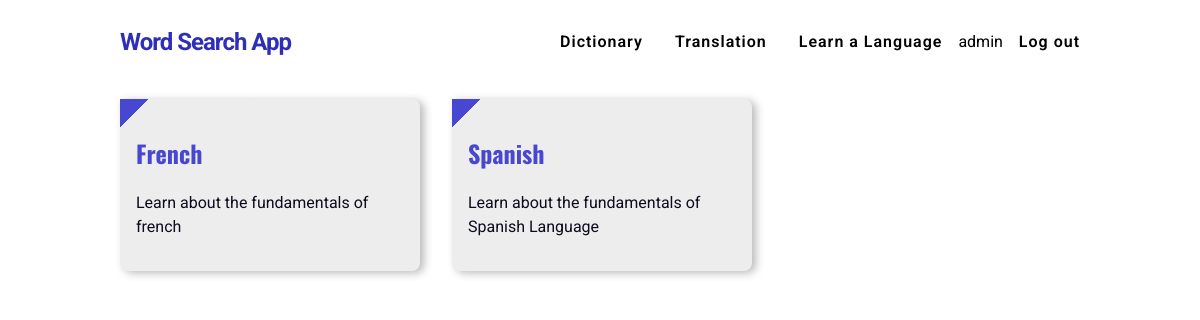
The page /curriculum/funadamental/ (signed in) on the database its author committed.
### curriculum/models.py (models this page shows, shortened)
class Subject(models.Model):
    subject_id = models.CharField(max_length=100, unique=True)
    name = models.CharField(max_length=100)
    slug = models.SlugField(null=True, blank=True)
    standard = models.ForeignKey(Standard, on_delete=models.CASCADE, related_name='subjects')
    image = models.CharField(max_length=500, blank=True)
    description = models.TextField(max_length=500,blank=True)

### curriculum/views.py (the view)
# urls.py: path('<slug:slug>/', views.SubjectListView.as_view(), name='subject_list'),
class SubjectListView(DetailView):
    context_object_name = 'standards'
    model = Standard
    template_name = 'curriculum/subject_list_view.html'

### curriculum/templates/curriculum/subject_list_view.html
{% extends 'Login/base.html' %}
{% block content %}
  <div class="subject-list">
    <div class="subject-list__container">
      {%for subject in standards.subjects.all %}
        <div class="subject-list__block">
          <a href = "{% url 'curriculum:lesson_list' slug=subject.slug standard=standards.slug %}">
            <h2>{{subject.name}}</h2>
          <p>{{subject.description|truncatechars:100}}</p>
        </a>
        </div>
      {% endfor %}
    </div>
  </div>
{% endblock%}

### Login/Templates/Login/base.html (shortened to what this page needs)
{% load static %}
<!DOCTYPE html>
<html>
  <head>
    <link rel="stylesheet" href="{% static 'Login/css/master.css' %}">
  </head>
 <body>
    <header>
      <div class="logo">
        <a href="{% url 'Login:homepage' %}">Word Search App</a>
      </div>
      <nav>
        <ul class="nav__list">
          <li class="nav__link"><a href="{% url 'Dictionary:index' %}">Dictionary</a></li>
          <li class="nav__link"><a href="{% url 'Translate:index' %}">Translation</a></li>
          <li class="nav__link"><a href="{% url 'curriculum:standard_list' %}">Learn a Language</a></li>
          {% if user.is_authenticated %}
            <li  class="mr-5 text-light"> {{user.username}}</li>
            <li class="nav__link"><a href="{% url 'Login:logout' %}">Log out</a></li>
          {% else %}
            <li class="nav__link"><a href="{% url 'Login:login' %}">Login</a></li>
            <li class="nav__link"><a href="{% url 'Login:register' %}">Sign-up</a></li>
          {% endif %}
        </ul>
      </nav>
    </header>
    {% block content %}
    {% endblock %}
  </body>
</html>

### Login/static/Login/css/master.css (style rules this page uses)
* { box-sizing: border-box; }
html { scroll-behavior: smooth; }
body { margin: 0; font-family: "Roboto", sans-serif; font-weight: 400; }
h1, h2 { font-family: "Oswald", sans-serif; }
a { color: inherit; display: inline-block; text-decoration: none; }
ul { list-style: none; display: flex; padding-left: 0; }
li + li { padding-left: 1rem; }
header { width: 80%; margin: 1rem auto 0; display: flex; justify-content: space-between; align-items: center; }
.logo a { color: #2e2eb8; font-size: 1.5rem; font-weight: bold; text-decoration: none; letter-spacing: -1px; transition: all 0.3s linear; }
.nav__link + .nav__link { margin-left: 1rem; }
.nav__link { font-weight: 550; letter-spacing: 1px; }
.standard-list, .lesson-list, .subject-list { text-align: center; width: 80%; margin: 2rem auto; }
.standard-list__container, .lesson-list__container, .subject-list__container { text-align: left; display: flex; flex-wrap: wrap; }
.standard-list__block, .lesson-list__block, .subject-list__block { max-width: 300px; background-color: rgba(26, 26, 26, 0.08); background: linear-gradient(135deg, #4747d1 0px, #4747d1 20px, rgba(26, 26, 26, 0.08) 20px); margin: 0 2rem 2rem 0; padding: 1rem; border-radius: 0 0.5rem 0.5rem; box-shadow: 4px 2px 8px rgba(26, 26, 26, 0.3); transition: 0.3s linear all; }
.standard-list__block a, .lesson-list__block a, .subject-list__block a { text-decoration: none; }
.standard-list__block h2, .lesson-list__block h2, .subject-list__block h2 { color: #4747d1; }
.standard-list__block p, .lesson-list__block p, .subject-list__block p { line-height: 1.5; color: #0c0c1d; }

### rows shown on the page
Subject: name "French", description "Learn about the fundamentals of french"
Subject: name "Spanish", description "Learn about the fundamentals of Spanish Language"

### other values the page prints
{{ user.username }} "admin"
